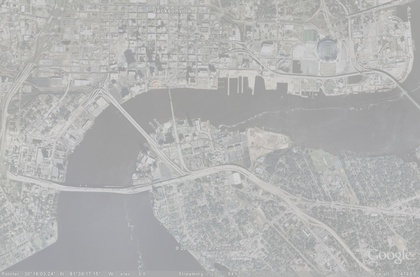
%> input picture Assigment1/input_sat_image.jpeg, 420 x 277 px, shrunk from 1048 x 691 before the run
$ octave Assignment1.m   (GNU Octave 9; MATLAB toolbox functions it lacks are replaced by stand-ins)
%> lines starting %> are read from the running program, lines starting %| are printed output that depends on the picture
# Figure 1 - initial image
# Figure 2 - grayscaled image
# Figure 3 - grayscaled histogram
# Figure 4 - streched grayscaled histogram
# Figure 5 - streched grayscaled image

# EXTERNAL PACKAGE USED:
# install image package for histogram display
pkg install -forge image
pkg load image


# load image
img_color = imread('input_sat_image.jpeg');
%> img_color is the input picture: size 277x420x3 uint8; mean R, G, B 178.9, 179.2, 178.7

# seperate into red green blue matrix
img_red = img_color(:,:,1);
img_green = img_color(:,:,2);
img_blue = img_color(:,:,3);

# store width (N) and heigjt (M)
[M, N, ~] = size(img_color);
%> M = 277; N = 420

# create zero-matrix with size MxN
img_gray = zeros(M, N, 'uint8');

# grayscale img by using 0.2989 weight for red, 0.5870 weight for green and 0.114 weight for blue (found values online)
for i = 1:M
  for j = 1:N
    img_gray(i, j) = (img_red(i, j)*0.2989)+(img_green(i, j)*0.5870)+(img_blue(i, j)*0.114);
  end
end


# display colored image in figure 1 and gray image in figure 2
figure(1); imshow(img_color);
figure(2); imshow(img_gray);

# display histogram of grayed image in figure 3
figure(3); imhist(img_gray);
%> after `imhist(img_gray)`:
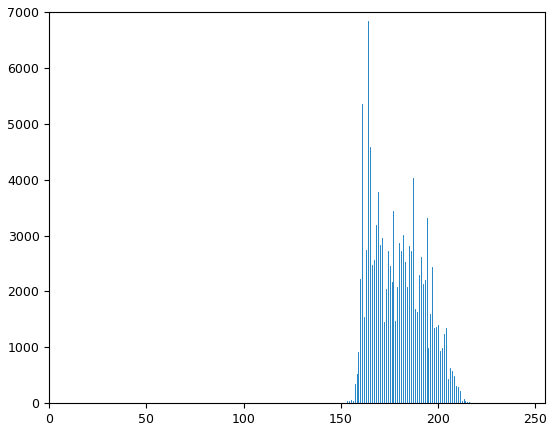
%> figure redrawn from the program's plot data; highest point at x = 164, y = 6844

# store min and max values of img_gray
min = uint8(min(min(img_gray)));
%> min = 150
max = uint8(max(max(img_gray)));
%> max = 220

#{
interpretation:

  691 px height
  1048 px width
  (now only one matrix due to grayscale; before there were 3 matrixes)

  intensity range is between 145 and 226
  with an peek at intensity value 164 of around 45.000 pixels
  the range is mostly in the upper half of the 0-255 range which results in an more bright image

#}

# contrast stretching
img_gray_streched = zeros(M, N, 'uint8');
for i = 1:M
  for j = 1:N
    img_gray_streched(i, j) = (double(img_gray(i, j) - min)) / double((max - min)) * 255;
  end
end
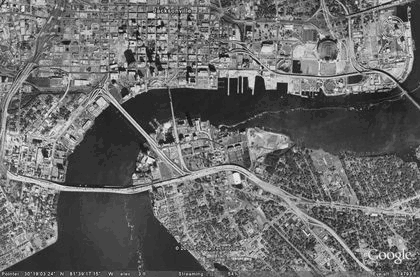
%> img_gray_streched: size 277x420 uint8; min 0, max 255, mean 105.9

# display histogram of streched greyed image in figure 4
figure(4); imhist(img_gray_streched);
%> after `imhist(img_gray_streched)`:
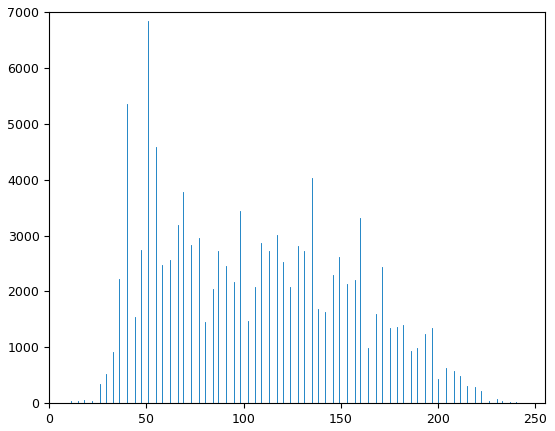
%> figure redrawn from the program's plot data; highest point at x = 51, y = 6844

#{
interpretation:

  intensity range streched from 0 to 255
  still low values till intensity value of around 30 and after 220.
  could be solved by treshhold. (see next task)
  values equaly distributed over whole range with a smaller shift into dark (low) values.
  peek value also at the dark area now around a 60. (before 164)

#}

# display enhanced image in figure 5
figure(5); imshow(img_gray_streched);
